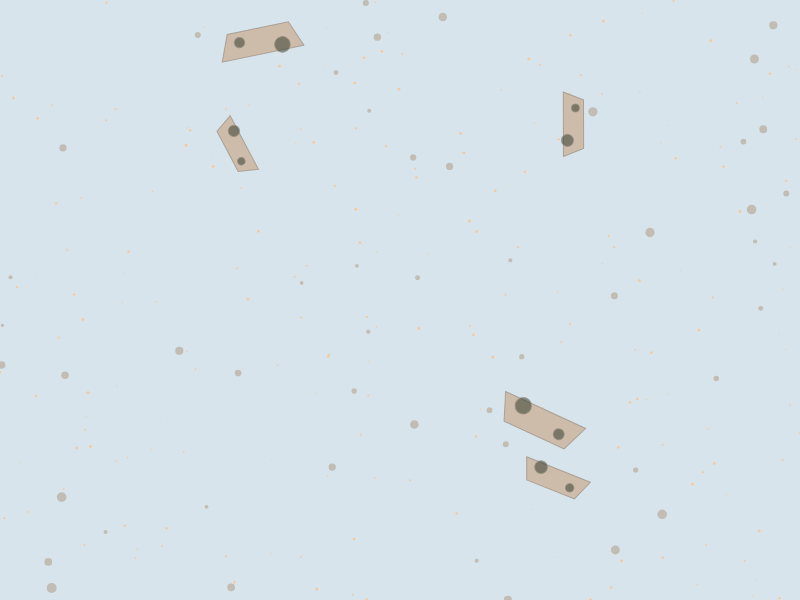
Frame 1 (no input)
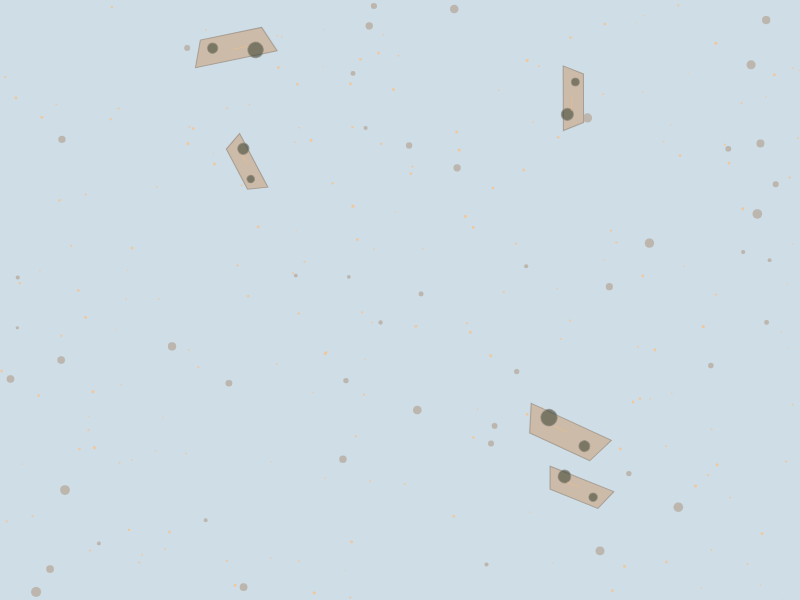
Frame 60 (no input)
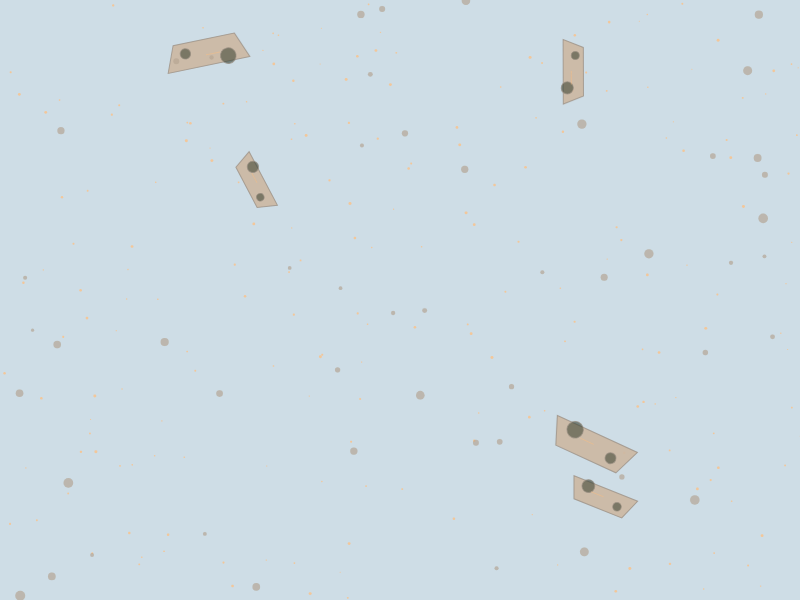
Frame 120 (the mouse pressed at the canvas centre since frame 60)

The p5.js sketch that drew these frames (run headless with seeded random() and noise() and a simulated clock; from frame 60 on, the mouse is pressed at the canvas centre):

// p5.js sketch
// ── sketch.js
let ships = [];
let fragments = [];
let saltParticles = [];

function setup() {
  createCanvas(800, 600);
  colorMode(HSB, 360, 100, 100, 1);
  
  // Create ships with aged appearance
  for (let i = 0; i < 5; i++) {
    ships.push({
      x: random(width),
      y: random(height),
      angle: random(TWO_PI),
      size: random(30, 60),
      speed: random(0.2, 0.5),
      saltTrail: []
    });
  }

  // Create fragments
  for (let i = 0; i < 50; i++) {
    fragments.push({
      x: random(width),
      y: random(height),
      size: random(3, 10),
      speed: random(0.1, 0.3),
      angle: random(TWO_PI)
    });
  }

  // Create salt particles
  for (let i = 0; i < 200; i++) {
    saltParticles.push({
      x: random(width),
      y: random(height),
      size: random(1, 3),
      speed: random(0.05, 0.1)
    });
  }
}

function draw() {
  background(200, 10, 90, 0.8); // Translucent blue-gray background

  // Draw salt particles
  for (let p of saltParticles) {
    fill(30, 50, 100, 0.7);
    noStroke();
    ellipse(p.x, p.y, p.size);

    // Move particle slightly
    p.x += sin(frameCount * 0.02 + p.x * 0.01) * p.speed;
    p.y += cos(frameCount * 0.02 + p.y * 0.01) * p.speed;
  }

  // Draw ships
  for (let ship of ships) {
    push();
    translate(ship.x, ship.y);
    rotate(ship.angle);

    // Ship body with aged appearance
    fill(30, 20, 80, 0.9);
    stroke(30, 15, 60, 0.7);
    strokeWeight(1);
    beginShape();
    vertex(-ship.size * 0.8, -ship.size * 0.2);
    vertex(ship.size * 0.8, -ship.size * 0.2);
    vertex(ship.size * 0.6, ship.size * 0.3);
    vertex(-ship.size * 0.6, ship.size * 0.3);
    endShape(CLOSE);

    // Moss and patina details
    fill(100, 30, 20, 0.5);
    ellipse(-ship.size * 0.4, -ship.size * 0.1, ship.size * 0.3);
    ellipse(ship.size * 0.4, ship.size * 0.1, ship.size * 0.2);

    pop();

    // Move ship
    ship.x += cos(ship.angle) * ship.speed;
    ship.y += sin(ship.angle) * ship.speed;

    // Add to salt trail
    ship.saltTrail.push({x: ship.x, y: ship.y});
    if (ship.saltTrail.length > 30) {
      ship.saltTrail.shift();
    }

    // Draw salt trail
    noFill();
    stroke(30, 50, 100, 0.5);
    strokeWeight(1);
    beginShape();
    for (let pos of ship.saltTrail) {
      vertex(pos.x, pos.y);
    }
    endShape();

    // Occasionally detach a fragment
    if (frameCount % 100 === 0 && random() > 0.7) {
      fragments.push({
        x: ship.x,
        y: ship.y,
        size: random(3, 8),
        speed: random(0.1, 0.4),
        angle: random(TWO_PI)
      });
    }
  }

  // Draw fragments
  for (let f of fragments) {
    fill(30, 20, 70, 0.6);
    noStroke();
    ellipse(f.x, f.y, f.size);

    // Move fragment
    f.x += cos(f.angle) * f.speed;
    f.y += sin(f.angle) * f.speed;

    // Remove if off screen
    if (f.x < -20 || f.x > width + 20 || f.y < -20 || f.y > height + 20) {
      let i = fragments.indexOf(f);
      if (i > -1) fragments.splice(i, 1);
    }
  }

  // Slight animation to simulate ambient movement
  translate(0, sin(frameCount * 0.01) * 0.5);
}
